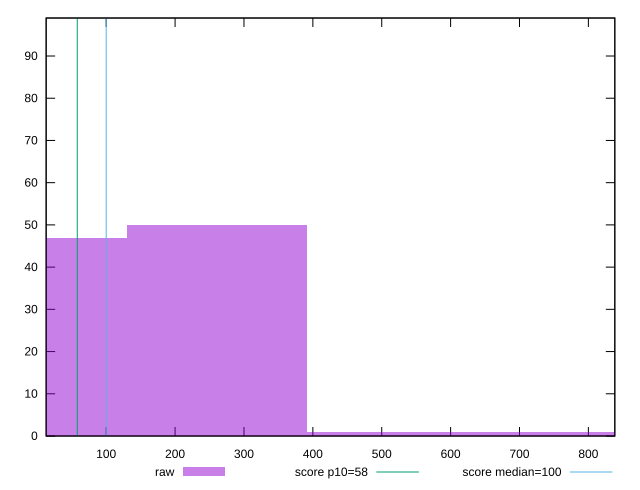

Write the gnuplot code that produced this figure.
reset

$raw <<EOF
261.4690013899762 50
0 47
784.4070041699285 1
522.9380027799524 1
EOF

set key outside below
set boxwidth 261.4690013899762
set xrange [12.8:838.4000000000015]
set yrange [0:99]
set trange [0:99]
set style fill transparent solid 0.5 noborder

set parametric
set terminal svg size 640, 490 enhanced background rgb 'white'
set output "reports/report_00027_2021-02-24T12-40-31.850Z/estimated-input-latency/samples/card/raw/histogram.svg"

plot $raw title "raw" with boxes, \
     58,t title "score p10=58", \
     100,t title "score median=100"

reset
